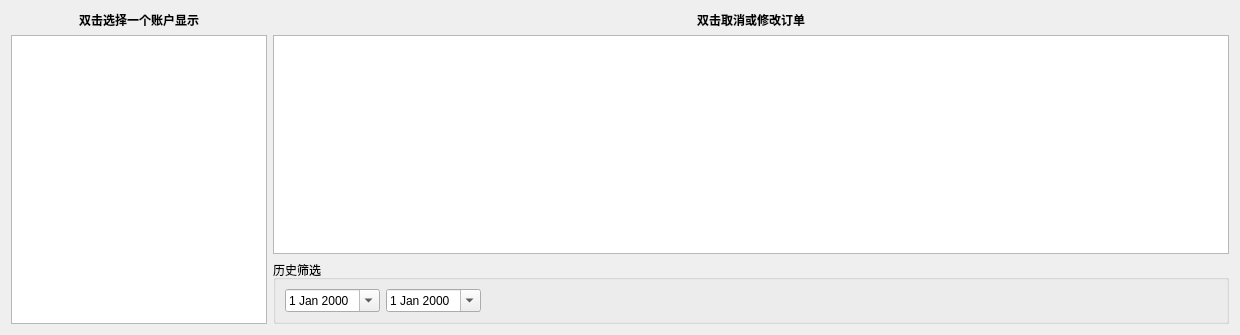
<?xml version="1.0" encoding="UTF-8"?>
<ui version="4.0">
 <class>Form</class>
 <widget class="QWidget" name="Form">
  <property name="geometry">
   <rect>
    <x>0</x>
    <y>0</y>
    <width>1240</width>
    <height>335</height>
   </rect>
  </property>
  <property name="windowTitle">
   <string>Order Details</string>
  </property>
  <layout class="QHBoxLayout" name="horizontalLayout_2">
   <item>
    <layout class="QHBoxLayout" name="horizontalLayout">
     <item>
      <layout class="QVBoxLayout" name="verticalLayout">
       <item>
        <widget class="QLabel" name="label_acc">
         <property name="text">
          <string>&lt;html&gt;&lt;head/&gt;&lt;body&gt;&lt;p align=&quot;center&quot;&gt;&lt;span style=&quot; font-weight:600;&quot;&gt;双击选择一个账户显示&lt;/span&gt;&lt;/p&gt;&lt;/body&gt;&lt;/html&gt;</string>
         </property>
        </widget>
       </item>
       <item>
        <widget class="QListWidget" name="listWidget_acc">
         <property name="sizePolicy">
          <sizepolicy hsizetype="Preferred" vsizetype="Expanding">
           <horstretch>0</horstretch>
           <verstretch>0</verstretch>
          </sizepolicy>
         </property>
        </widget>
       </item>
      </layout>
     </item>
     <item>
      <layout class="QVBoxLayout" name="verticalLayout_2">
       <item>
        <layout class="QVBoxLayout" name="verticalLayout_7">
         <item>
          <widget class="QLabel" name="label_CM">
           <property name="text">
            <string>&lt;html&gt;&lt;head/&gt;&lt;body&gt;&lt;p align=&quot;center&quot;&gt;&lt;span style=&quot; font-weight:600;&quot;&gt;双击取消或修改订单&lt;/span&gt;&lt;/p&gt;&lt;/body&gt;&lt;/html&gt;</string>
           </property>
          </widget>
         </item>
         <item>
          <widget class="QTableView" name="tableView"/>
         </item>
        </layout>
       </item>
       <item>
        <widget class="QGroupBox" name="groupBox_fitler">
         <property name="title">
          <string>历史筛选</string>
         </property>
         <layout class="QHBoxLayout" name="horizontalLayout_11">
          <item>
           <layout class="QHBoxLayout" name="horizontalLayout_12">
            <item>
             <layout class="QHBoxLayout" name="horizontalLayout_13">
              <item>
               <widget class="QDateEdit" name="dateEdit_from">
                <property name="calendarPopup">
                 <bool>true</bool>
                </property>
               </widget>
              </item>
              <item>
               <widget class="QDateEdit" name="dateEdit_to">
                <property name="calendarPopup">
                 <bool>true</bool>
                </property>
               </widget>
              </item>
             </layout>
            </item>
            <item>
             <spacer name="horizontalSpacer_3">
              <property name="orientation">
               <enum>Qt::Horizontal</enum>
              </property>
              <property name="sizeHint" stdset="0">
               <size>
                <width>40</width>
                <height>20</height>
               </size>
              </property>
             </spacer>
            </item>
           </layout>
          </item>
         </layout>
        </widget>
       </item>
      </layout>
     </item>
    </layout>
   </item>
  </layout>
 </widget>
 <resources/>
 <connections/>
</ui>
